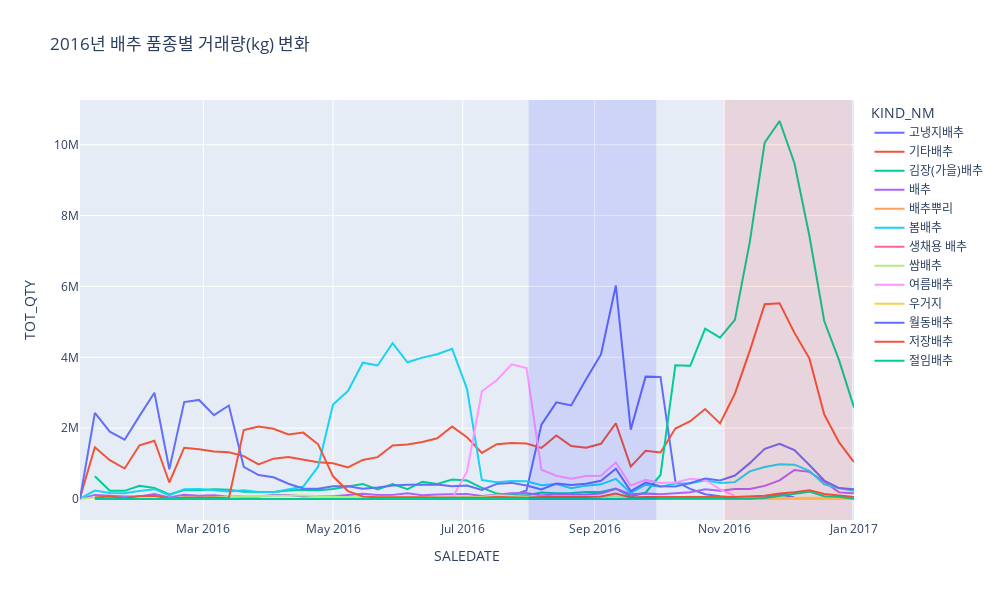
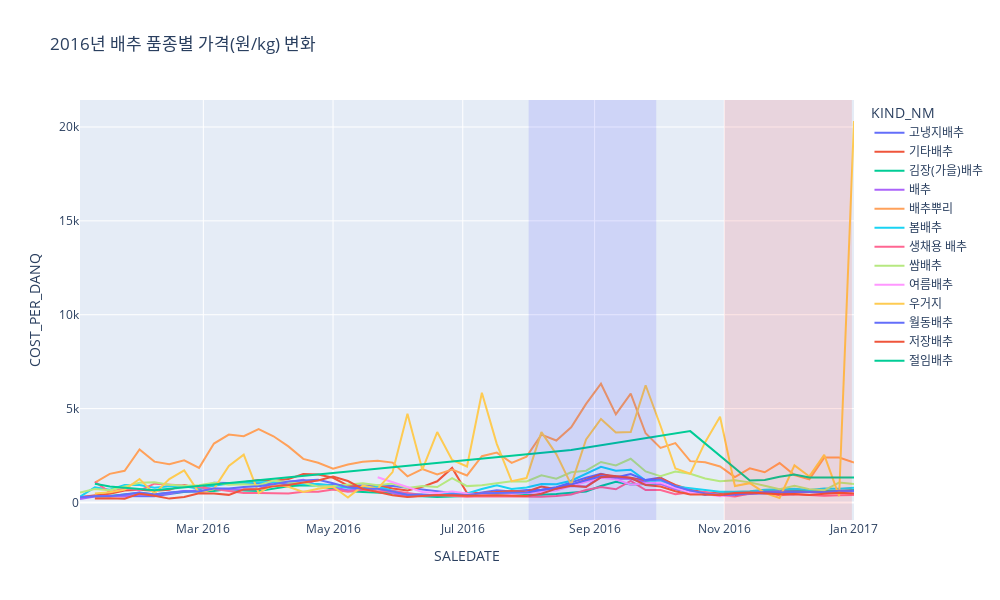

The cell these charts' notebook holds for them, in order:
### Code cell
# load pickle
with open("./pickles/hypo1_baechu_kind_TOT_QTY_data.pickle", "rb") as fr:
    df_2016_baechu_kind_TOT_QTY = pickle.load(fr)
with open("./pickles/hypo1_baechu_kind_DANQ_data.pickle", "rb") as fr:
    df_2016_baechu_kind_DANQ = pickle.load(fr)

# 시각화
fig1 = px.line(df_2016_baechu_kind_TOT_QTY, x = 'SALEDATE', y = 'TOT_QTY', color = "KIND_NM",
              title = "2016년 배추 품종별 거래량(kg) 변화")
fig1.update_layout(
    shapes = [{'type' : 'rect','xref' : 'x','yref' : 'paper','x0' : '2016-08-01','y0' : 0,'x1' : '2016-09-30',
                'y1' : 1,'fillcolor' : 'blue','opacity' : 0.1,'line' : {'width' : 0}},
              {'type' : 'rect','xref' : 'x','yref' : 'paper','x0' : '2016-11-01','y0' : 0,'x1' : '2016-12-31',
                'y1' : 1,'fillcolor' : 'red','opacity' : 0.1,'line' : {'width' : 0}}],
      width = 1000, height = 600)
fig1.show()

fig2 = px.line(df_2016_baechu_kind_DANQ, x = 'SALEDATE', y = 'COST_PER_DANQ', color = "KIND_NM",
              title = "2016년 배추 품종별 가격(원/kg) 변화")
fig2.update_layout(
    shapes = [{'type' : 'rect','xref' : 'x','yref' : 'paper','x0' : '2016-08-01','y0' : 0,'x1' : '2016-09-30',
                'y1' : 1,'fillcolor' : 'blue','opacity' : 0.1,'line' : {'width' : 0}},
              {'type' : 'rect','xref' : 'x','yref' : 'paper','x0' : '2016-11-01','y0' : 0,'x1' : '2016-12-31',
                'y1' : 1,'fillcolor' : 'red','opacity' : 0.1,'line' : {'width' : 0}}],
    width = 1000, height = 600)
fig2.show()
